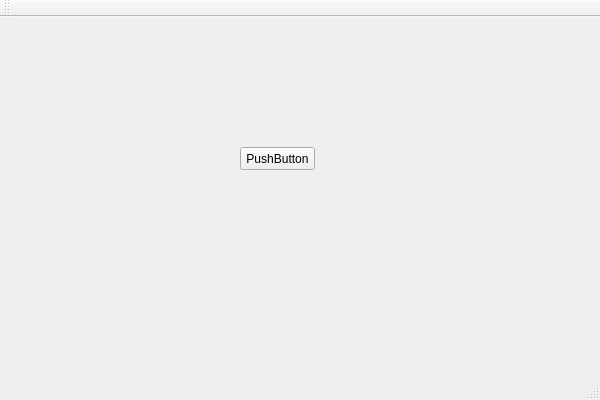
<?xml version="1.0" encoding="UTF-8"?>
<ui version="4.0">
 <class>VS_QPushButton_TestClass</class>
 <widget class="QMainWindow" name="VS_QPushButton_TestClass">
  <property name="geometry">
   <rect>
    <x>0</x>
    <y>0</y>
    <width>600</width>
    <height>400</height>
   </rect>
  </property>
  <property name="windowTitle">
   <string>VS_QPushButton_Test</string>
  </property>
  <widget class="QWidget" name="centralWidget">
   <widget class="QPushButton" name="pushButton">
    <property name="geometry">
     <rect>
      <x>240</x>
      <y>130</y>
      <width>75</width>
      <height>23</height>
     </rect>
    </property>
    <property name="text">
     <string>PushButton</string>
    </property>
   </widget>
  </widget>
  <widget class="QMenuBar" name="menuBar">
   <property name="geometry">
    <rect>
     <x>0</x>
     <y>0</y>
     <width>600</width>
     <height>23</height>
    </rect>
   </property>
  </widget>
  <widget class="QToolBar" name="mainToolBar">
   <attribute name="toolBarArea">
    <enum>TopToolBarArea</enum>
   </attribute>
   <attribute name="toolBarBreak">
    <bool>false</bool>
   </attribute>
  </widget>
  <widget class="QStatusBar" name="statusBar"/>
 </widget>
 <layoutdefault spacing="6" margin="11"/>
 <resources>
  <include location="vs_qpushbutton_test.qrc"/>
 </resources>
 <connections>
  <connection>
   <sender>pushButton</sender>
   <signal>clicked()</signal>
   <receiver>VS_QPushButton_TestClass</receiver>
   <slot>PushBtn01Clicked()</slot>
   <hints>
    <hint type="sourcelabel">
     <x>267</x>
     <y>176</y>
    </hint>
    <hint type="destinationlabel">
     <x>-176</x>
     <y>198</y>
    </hint>
   </hints>
  </connection>
 </connections>
 <slots>
  <slot>PushBtn01Clicked()</slot>
 </slots>
</ui>
